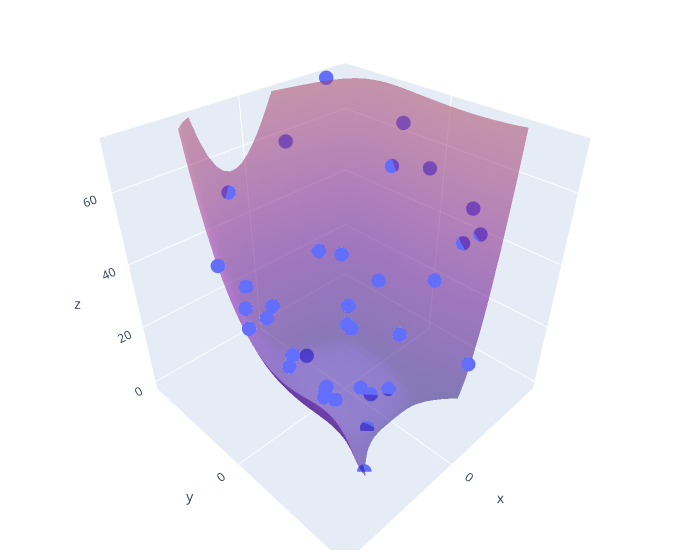

The notebook cell saved with this chart:
### Code cell
# See how well your result fits the test set (no input needed)
zz_test = [r[0] for r in y_test]
trace = go.Scatter3d(x=Xhat_test[:,1], y=Xhat_test[:,2], z=zz_test, mode='markers',marker=dict(size=5))
xs,ys = Xhat_test[:,1],Xhat_test[:,2]
xxx = np.outer(np.linspace(min(xs), max(xs), 30), np.ones(30))
yyy = np.outer(np.linspace(min(ys), max(ys), 30), np.ones(30)).T
zzz = 0
mons = generate_monomials_leq(X.shape[1],degree)
i=0
for mon in mons:
    zzz +=  v[i]*xxx**(mon[0])*yyy**(mon[1])
    i+=1
# Configure the layout.
layout = go.Layout(margin={'l': 0, 'r': 0, 'b': 0, 't': 0})
data = [trace,go.Surface(x=xxx, y=yyy, z=zzz, showscale=False, opacity=0.5)]
# Render the plot.
plot_figure = go.Figure(data=data, layout=layout)
plot_figure.update_layout(
    scene = dict(
        xaxis = dict(nticks=4, range=[-4,4],),
                     yaxis = dict(nticks=4, range=[-4,4],),
                     zaxis = dict(nticks=4, range=[min(zz_test),max(zz_test)],),),
    width=700,
    margin=dict(r=20, l=10, b=10, t=10))
plotly.offline.iplot(plot_figure)

### Figure 1 — Plotly figure (JSON) as saved in the notebook; plotly's stock layout.template omitted (floating-point values rounded to 4 significant figures; data arrays with more than 128 entries replaced by an {"elided": "..."} marker saying what was removed)
{"data": [{"marker": {"size": 5}, "mode": "markers", "type": "scatter3d", "x": [-2.663, -3.195, -3.596, -3.332, -3.287, -2.943, -1.829, -1.526, -2.16, -1.584, -2.452, -3.139, -1.235, -1.342, -1.266, -0.9843, -0.6394, -2.363, 0.6449, 0.07999, 0.7932, 0.1177, -0.1777, 0.7016, 0.9729, 1.493, 1.142, 1.148, 1.408, 1.37, 2.428, 1.789, 2.341, 1.904, 1.537, 1.805], "y": [-3.43, -1.288, -1.272, -0.01994, 1.563, 1.6, -1.991, -1.382, -0.7265, 0.6865, 1.131, 1.984, -3.657, -2.484, -1.188, -0.7162, 1.156, 2.65, -2.415, -1.621, -1.413, 0.7455, 0.8789, 1.57, -3.542, -2.441, -2.069, 0.3568, 0.6953, 0.9971, -2.242, -2.138, -1.266, -0.2194, 0.7324, 2.513], "z": [73.45, 52.55, 63.96, 55.48, 49.52, 40.68, 26.47, 12.27, 21.47, 12.3, 28.98, 44.13, 58.58, 27.58, 7.498, 10.04, 0.639, 8.499, 17.97, 0.5759, 6.356, 3.429, -0.1498, -2.053, 51.14, 28.72, 18.19, 6.249, 12.05, 9.136, 40.55, 24.5, 25.43, 16.33, 9.334, -2.675]}, {"opacity": 0.5, "showscale": false, "type": "surface", "x": {"elided": "30x30 float values"}, "y": {"elided": "30x30 float values"}, "z": {"elided": "30x30 float values"}}], "layout": {"margin": {"b": 10, "l": 10, "r": 20, "t": 10}, "scene": {"xaxis": {"nticks": 4, "range": [-4, 4]}, "yaxis": {"nticks": 4, "range": [-4, 4]}, "zaxis": {"nticks": 4, "range": [-2.675, 73.45]}}, "width": 700}}
